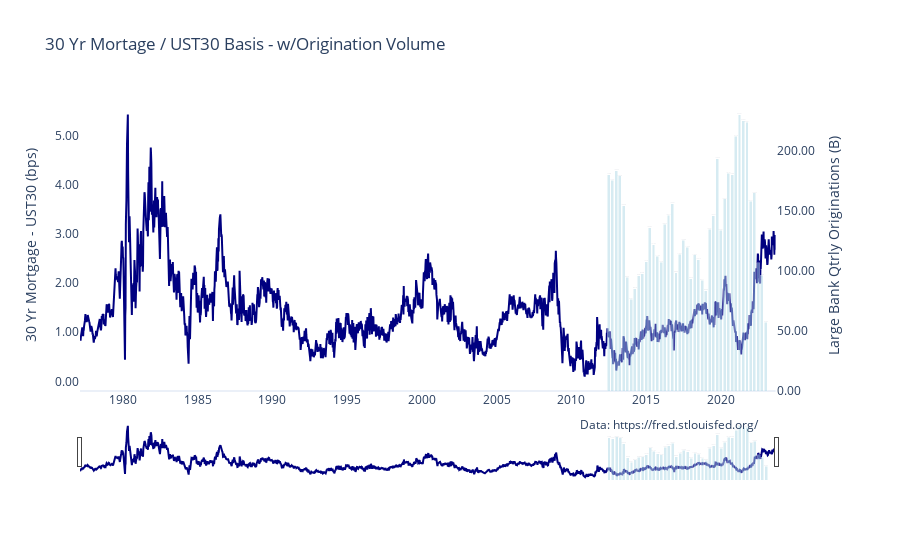

The notebook cell this image was saved under:
### Code cell
#Construct chart
fig = make_subplots(specs=[[{'secondary_y': True}]])

fig.add_trace(go.Bar(name='Originations', x=dfo.index, y=dfo['Qtrly Originations (B)'], text=dfo['Qtrly Originations (B)'],
                     textposition='outside', yaxis='y2'))
fig.update_traces(marker_color='lightblue', opacity=0.5)
fig.add_trace(go.Scatter(x=m.index, y=m['Basis'], mode='lines', name='Mortgage - 30 Year', marker_color='navy'))

fig.update_layout(barmode='stack', title_text='30 Yr Mortage / UST30 Basis - w/Origination Volume', showlegend=False,
                  hoverlabel=dict(bgcolor='white'), template='plotly_white', xaxis=dict(showgrid=False), 
                  yaxis2=dict(title='Large Bank Qtrly Originations (B)',tickformat=',.2f', showgrid=False),
                  yaxis1=dict(title='30 Yr Mortgage - UST30 (bps)', tickformat='.2f', zeroline=False,showgrid=False),
                  layout_xaxis_rangeslider_visible=True)

fig.add_annotation(text='Data: https://fred.stlouisfed.org/',
                  xref='paper', yref='paper',
                  x=0.92, y=-0.15, showarrow=False)

fig.show()

### Figure 1 — Plotly figure (JSON) as saved in the notebook; plotly's stock layout.template omitted (floating-point values rounded to 4 significant figures; data arrays with more than 128 entries replaced by an {"elided": "..."} marker saying what was removed)
{"data": [{"marker": {"color": "lightblue"}, "name": "Originations", "opacity": 0.5, "text": [179.8, 175.2, 183.1, 178.8, 154.0, 94.64, 76.31, 85.19, 95.89, 97.68, 107.5, 135.9, 121.7, 112.0, 106.8, 138.7, 146.1, 155.6, 98.44, 113.6, 125.5, 119.7, 93.26, 113.1, 109.1, 92.11, 83.45, 134.4, 145.8, 193.1, 133.8, 159.8, 181.0, 179.9, 211.6, 229.8, 224.6, 223.3, 157.8, 164.7, 106.8, 96.25, 57.36], "textposition": "outside", "type": "bar", "x": ["2012-07-01T00:00:00", "2012-10-01T00:00:00", "2013-01-01T00:00:00", "2013-04-01T00:00:00", "2013-07-01T00:00:00", "2013-10-01T00:00:00", "2014-01-01T00:00:00", "2014-04-01T00:00:00", "2014-07-01T00:00:00", "2014-10-01T00:00:00", "2015-01-01T00:00:00", "2015-04-01T00:00:00", "2015-07-01T00:00:00", "2015-10-01T00:00:00", "2016-01-01T00:00:00", "2016-04-01T00:00:00", "2016-07-01T00:00:00", "2016-10-01T00:00:00", "2017-01-01T00:00:00", "2017-04-01T00:00:00", "2017-07-01T00:00:00", "2017-10-01T00:00:00", "2018-01-01T00:00:00", "2018-04-01T00:00:00", "2018-07-01T00:00:00", "2018-10-01T00:00:00", "2019-01-01T00:00:00", "2019-04-01T00:00:00", "2019-07-01T00:00:00", "2019-10-01T00:00:00", "2020-01-01T00:00:00", "2020-04-01T00:00:00", "2020-07-01T00:00:00", "2020-10-01T00:00:00", "2021-01-01T00:00:00", "2021-04-01T00:00:00", "2021-07-01T00:00:00", "2021-10-01T00:00:00", "2022-01-01T00:00:00", "2022-04-01T00:00:00", "2022-07-01T00:00:00", "2022-10-01T00:00:00", "2023-01-01T00:00:00"], "y": [179.8, 175.2, 183.1, 178.8, 154.0, 94.64, 76.31, 85.19, 95.89, 97.68, 107.5, 135.9, 121.7, 112.0, 106.8, 138.7, 146.1, 155.6, 98.44, 113.6, 125.5, 119.7, 93.26, 113.1, 109.1, 92.11, 83.45, 134.4, 145.8, 193.1, 133.8, 159.8, 181.0, 179.9, 211.6, 229.8, 224.6, 223.3, 157.8, 164.7, 106.8, 96.25, 57.36], "yaxis": "y2"}, {"marker": {"color": "navy"}, "mode": "lines", "name": "Mortgage - 30 Year", "type": "scatter", "x": {"elided": "2379 str values"}, "y": {"elided": "2379 float values"}}], "layout": {"annotations": [{"showarrow": false, "text": "Data: https://fred.stlouisfed.org/", "x": 0.92, "xref": "paper", "y": -0.15, "yref": "paper"}], "barmode": "stack", "hoverlabel": {"bgcolor": "white"}, "showlegend": false, "title": {"text": "30 Yr Mortage / UST30 Basis - w/Origination Volume"}, "xaxis": {"anchor": "y", "domain": [0, 0.94], "rangeslider": {"visible": true}, "showgrid": false}, "yaxis": {"anchor": "x", "domain": [0, 1], "showgrid": false, "tickformat": ".2f", "title": {"text": "30 Yr Mortgage - UST30 (bps)"}, "zeroline": false}, "yaxis2": {"anchor": "x", "overlaying": "y", "showgrid": false, "side": "right", "tickformat": ",.2f", "title": {"text": "Large Bank Qtrly Originations (B)"}}}}
